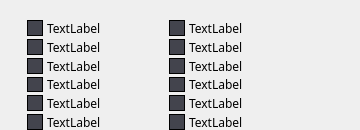
    <widget class="QFrame" name="Legend">
     <property name="sizePolicy">
      <sizepolicy hsizetype="Preferred" vsizetype="Fixed">
       <horstretch>0</horstretch>
       <verstretch>2</verstretch>
      </sizepolicy>
     </property>
     <property name="minimumSize">
      <size>
       <width>150</width>
       <height>130</height>
      </size>
     </property>
     <property name="maximumSize">
      <size>
       <width>16777215</width>
       <height>130</height>
      </size>
     </property>
     <layout class="QHBoxLayout" name="horizontalLayout" stretch="2,6,4">
      <property name="sizeConstraint">
       <enum>QLayout::SetDefaultConstraint</enum>
      </property>
      <property name="leftMargin">
       <number>0</number>
      </property>
      <property name="topMargin">
       <number>0</number>
      </property>
      <property name="rightMargin">
       <number>0</number>
      </property>
      <property name="bottomMargin">
       <number>0</number>
      </property>
      <item>
       <spacer name="horizontalSpacer_3">
        <property name="orientation">
         <enum>Qt::Horizontal</enum>
        </property>
        <property name="sizeHint" stdset="0">
         <size>
          <width>40</width>
          <height>20</height>
         </size>
        </property>
       </spacer>
      </item>
      <item>
       <widget class="QWidget" name="widget" native="true">
        <property name="sizePolicy">
         <sizepolicy hsizetype="Fixed" vsizetype="Fixed">
          <horstretch>0</horstretch>
          <verstretch>0</verstretch>
         </sizepolicy>
        </property>
        <property name="minimumSize">
         <size>
          <width>280</width>
          <height>130</height>
         </size>
        </property>
        <property name="maximumSize">
         <size>
          <width>280</width>
          <height>130</height>
         </size>
        </property>
        <property name="styleSheet">
         <string notr="true"/>
        </property>
        <layout class="QGridLayout" name="gridLayout_3">
         <property name="leftMargin">
          <number>0</number>
         </property>
         <property name="topMargin">
          <number>20</number>
         </property>
         <property name="rightMargin">
          <number>0</number>
         </property>
         <property name="bottomMargin">
          <number>0</number>
         </property>
         <property name="horizontalSpacing">
          <number>4</number>
         </property>
         <property name="verticalSpacing">
          <number>3</number>
         </property>
         <item row="5" column="2">
          <widget class="QLabel" name="lblColor12">
           <property name="sizePolicy">
            <sizepolicy hsizetype="Fixed" vsizetype="Fixed">
             <horstretch>0</horstretch>
             <verstretch>0</verstretch>
            </sizepolicy>
           </property>
           <property name="minimumSize">
            <size>
             <width>16</width>
             <height>8</height>
            </size>
           </property>
           <property name="styleSheet">
            <string notr="true">background-color: rgb(67, 68, 77);
border-color: rgb(42, 42, 42);</string>
           </property>
           <property name="frameShape">
            <enum>QFrame::Box</enum>
           </property>
           <property name="frameShadow">
            <enum>QFrame::Plain</enum>
           </property>
           <property name="lineWidth">
            <number>1</number>
           </property>
           <property name="text">
            <string/>
           </property>
          </widget>
         </item>
         <item row="1" column="1">
          <widget class="QLabel" name="lbl2">
           <property name="sizePolicy">
            <sizepolicy hsizetype="Preferred" vsizetype="Preferred">
             <horstretch>0</horstretch>
             <verstretch>0</verstretch>
            </sizepolicy>
           </property>
           <property name="minimumSize">
            <size>
             <width>80</width>
             <height>10</height>
            </size>
           </property>
           <property name="font">
            <font>
             <family>Fira Sans</family>
            </font>
           </property>
           <property name="text">
            <string>TextLabel</string>
           </property>
          </widget>
         </item>
         <item row="5" column="0">
          <widget class="QLabel" name="lblColor6">
           <property name="sizePolicy">
            <sizepolicy hsizetype="Fixed" vsizetype="Fixed">
             <horstretch>0</horstretch>
             <verstretch>0</verstretch>
            </sizepolicy>
           </property>
           <property name="minimumSize">
            <size>
             <width>16</width>
             <height>8</height>
            </size>
           </property>
           <property name="styleSheet">
            <string notr="true">background-color: rgb(67, 68, 77);
border-color: rgb(42, 42, 42);</string>
           </property>
           <property name="frameShape">
            <enum>QFrame::Box</enum>
           </property>
           <property name="frameShadow">
            <enum>QFrame::Plain</enum>
           </property>
           <property name="lineWidth">
            <number>1</number>
           </property>
           <property name="text">
            <string/>
           </property>
          </widget>
         </item>
         <item row="3" column="3">
          <widget class="QLabel" name="lbl10">
           <property name="sizePolicy">
            <sizepolicy hsizetype="Preferred" vsizetype="Preferred">
             <horstretch>0</horstretch>
             <verstretch>0</verstretch>
            </sizepolicy>
           </property>
           <property name="minimumSize">
            <size>
             <width>80</width>
             <height>10</height>
            </size>
           </property>
           <property name="font">
            <font>
             <family>Fira Sans</family>
            </font>
           </property>
           <property name="text">
            <string>TextLabel</string>
           </property>
          </widget>
         </item>
         <item row="5" column="1">
          <widget class="QLabel" name="lbl6">
           <property name="sizePolicy">
            <sizepolicy hsizetype="Preferred" vsizetype="Preferred">
             <horstretch>0</horstretch>
             <verstretch>0</verstretch>
            </sizepolicy>
           </property>
           <property name="minimumSize">
            <size>
             <width>80</width>
             <height>10</height>
            </size>
           </property>
           <property name="font">
            <font>
             <family>Fira Sans</family>
            </font>
           </property>
           <property name="text">
            <string>TextLabel</string>
           </property>
          </widget>
         </item>
         <item row="1" column="3">
          <widget class="QLabel" name="lbl8">
           <property name="sizePolicy">
            <sizepolicy hsizetype="Preferred" vsizetype="Preferred">
             <horstretch>0</horstretch>
             <verstretch>0</verstretch>
            </sizepolicy>
           </property>
           <property name="minimumSize">
            <size>
             <width>80</width>
             <height>10</height>
            </size>
           </property>
           <property name="font">
            <font>
             <family>Fira Sans</family>
            </font>
           </property>
           <property name="text">
            <string>TextLabel</string>
           </property>
          </widget>
         </item>
         <item row="0" column="2">
          <widget class="QLabel" name="lblColor7">
           <property name="sizePolicy">
            <sizepolicy hsizetype="Fixed" vsizetype="Fixed">
             <horstretch>0</horstretch>
             <verstretch>0</verstretch>
            </sizepolicy>
           </property>
           <property name="minimumSize">
            <size>
             <width>16</width>
             <height>8</height>
            </size>
           </property>
           <property name="styleSheet">
            <string notr="true">background-color: rgb(67, 68, 77);
border-color: rgb(42, 42, 42);</string>
           </property>
           <property name="frameShape">
            <enum>QFrame::Box</enum>
           </property>
           <property name="frameShadow">
            <enum>QFrame::Plain</enum>
           </property>
           <property name="lineWidth">
            <number>1</number>
           </property>
           <property name="text">
            <string/>
           </property>
          </widget>
         </item>
         <item row="4" column="2">
          <widget class="QLabel" name="lblColor11">
           <property name="sizePolicy">
            <sizepolicy hsizetype="Fixed" vsizetype="Fixed">
             <horstretch>0</horstretch>
             <verstretch>0</verstretch>
            </sizepolicy>
           </property>
           <property name="minimumSize">
            <size>
             <width>16</width>
             <height>8</height>
            </size>
           </property>
           <property name="styleSheet">
            <string notr="true">background-color: rgb(67, 68, 77);
border-color: rgb(42, 42, 42);</string>
           </property>
           <property name="frameShape">
            <enum>QFrame::Box</enum>
           </property>
           <property name="frameShadow">
            <enum>QFrame::Plain</enum>
           </property>
           <property name="lineWidth">
            <number>1</number>
           </property>
           <property name="text">
            <string/>
           </property>
          </widget>
         </item>
         <item row="4" column="3">
          <widget class="QLabel" name="lbl11">
           <property name="sizePolicy">
            <sizepolicy hsizetype="Preferred" vsizetype="Preferred">
             <horstretch>0</horstretch>
             <verstretch>0</verstretch>
            </sizepolicy>
           </property>
           <property name="minimumSize">
            <size>
             <width>80</width>
             <height>10</height>
            </size>
           </property>
           <property name="font">
            <font>
             <family>Fira Sans</family>
            </font>
           </property>
           <property name="text">
            <string>TextLabel</string>
           </property>
          </widget>
         </item>
         <item row="4" column="0">
          <widget class="QLabel" name="lblColor5">
           <property name="sizePolicy">
            <sizepolicy hsizetype="Fixed" vsizetype="Fixed">
             <horstretch>0</horstretch>
             <verstretch>0</verstretch>
            </sizepolicy>
           </property>
           <property name="minimumSize">
            <size>
             <width>16</width>
             <height>8</height>
            </size>
           </property>
           <property name="styleSheet">
            <string notr="true">background-color: rgb(67, 68, 77);
border-color: rgb(42, 42, 42);</string>
           </property>
           <property name="frameShape">
            <enum>QFrame::Box</enum>
           </property>
           <property name="frameShadow">
            <enum>QFrame::Plain</enum>
           </property>
           <property name="lineWidth">
            <number>1</number>
           </property>
           <property name="text">
            <string/>
           </property>
          </widget>
         </item>
         <item row="3" column="2">
          <widget class="QLabel" name="lblColor10">
           <property name="sizePolicy">
            <sizepolicy hsizetype="Fixed" vsizetype="Fixed">
             <horstretch>0</horstretch>
             <verstretch>0</verstretch>
            </sizepolicy>
           </property>
           <property name="minimumSize">
            <size>
             <width>16</width>
             <height>8</height>
            </size>
           </property>
           <property name="styleSheet">
            <string notr="true">background-color: rgb(67, 68, 77);
border-color: rgb(42, 42, 42);</string>
           </property>
           <property name="frameShape">
            <enum>QFrame::Box</enum>
           </property>
           <property name="frameShadow">
            <enum>QFrame::Plain</enum>
           </property>
           <property name="lineWidth">
            <number>1</number>
           </property>
           <property name="text">
            <string/>
           </property>
          </widget>
         </item>
         <item row="3" column="0">
          <widget class="QLabel" name="lblColor4">
           <property name="sizePolicy">
            <sizepolicy hsizetype="Fixed" vsizetype="Fixed">
             <horstretch>0</horstretch>
             <verstretch>0</verstretch>
            </sizepolicy>
           </property>
           <property name="minimumSize">
            <size>
             <width>16</width>
             <height>8</height>
            </size>
           </property>
           <property name="styleSheet">
            <string notr="true">background-color: rgb(67, 68, 77);
border-color: rgb(42, 42, 42);</string>
           </property>
           <property name="frameShape">
            <enum>QFrame::Box</enum>
           </property>
           <property name="frameShadow">
            <enum>QFrame::Plain</enum>
           </property>
           <property name="lineWidth">
            <number>1</number>
           </property>
           <property name="text">
            <string/>
           </property>
          </widget>
         </item>
         <item row="2" column="0">
          <widget class="QLabel" name="lblColor3">
           <property name="sizePolicy">
            <sizepolicy hsizetype="Fixed" vsizetype="Fixed">
             <horstretch>0</horstretch>
             <verstretch>0</verstretch>
            </sizepolicy>
           </property>
           <property name="minimumSize">
            <size>
             <width>16</width>
             <height>8</height>
            </size>
           </property>
           <property name="styleSheet">
            <string notr="true">background-color: rgb(67, 68, 77);
border-color: rgb(42, 42, 42);</string>
           </property>
           <property name="frameShape">
            <enum>QFrame::Box</enum>
           </property>
           <property name="frameShadow">
            <enum>QFrame::Plain</enum>
           </property>
           <property name="lineWidth">
            <number>1</number>
           </property>
           <property name="text">
            <string/>
           </property>
          </widget>
         </item>
         <item row="2" column="3">
          <widget class="QLabel" name="lbl9">
           <property name="sizePolicy">
            <sizepolicy hsizetype="Preferred" vsizetype="Preferred">
             <horstretch>0</horstretch>
             <verstretch>0</verstretch>
            </sizepolicy>
           </property>
           <property name="minimumSize">
            <size>
             <width>80</width>
             <height>10</height>
            </size>
           </property>
           <property name="font">
            <font>
             <family>Fira Sans</family>
            </font>
           </property>
           <property name="text">
            <string>TextLabel</string>
           </property>
          </widget>
         </item>
         <item row="0" column="3">
          <widget class="QLabel" name="lbl7">
           <property name="sizePolicy">
            <sizepolicy hsizetype="Preferred" vsizetype="Preferred">
             <horstretch>0</horstretch>
             <verstretch>0</verstretch>
            </sizepolicy>
           </property>
           <property name="minimumSize">
            <size>
             <width>80</width>
             <height>10</height>
            </size>
           </property>
           <property name="font">
            <font>
             <family>Fira Sans</family>
            </font>
           </property>
           <property name="text">
            <string>TextLabel</string>
           </property>
          </widget>
         </item>
         <item row="5" column="3">
          <widget class="QLabel" name="lbl12">
           <property name="sizePolicy">
            <sizepolicy hsizetype="Preferred" vsizetype="Preferred">
             <horstretch>0</horstretch>
             <verstretch>0</verstretch>
            </sizepolicy>
           </property>
           <property name="minimumSize">
            <size>
             <width>80</width>
             <height>10</height>
            </size>
           </property>
           <property name="font">
            <font>
             <family>Fira Sans</family>
            </font>
           </property>
           <property name="text">
            <string>TextLabel</string>
           </property>
          </widget>
         </item>
         <item row="4" column="1">
          <widget class="QLabel" name="lbl5">
           <property name="sizePolicy">
            <sizepolicy hsizetype="Preferred" vsizetype="Preferred">
             <horstretch>0</horstretch>
             <verstretch>0</verstretch>
            </sizepolicy>
           </property>
           <property name="minimumSize">
            <size>
             <width>80</width>
             <height>10</height>
            </size>
           </property>
           <property name="font">
            <font>
             <family>Fira Sans</family>
            </font>
           </property>
           <property name="text">
            <string>TextLabel</string>
           </property>
          </widget>
         </item>
         <item row="3" column="1">
          <widget class="QLabel" name="lbl4">
           <property name="sizePolicy">
            <sizepolicy hsizetype="Preferred" vsizetype="Preferred">
             <horstretch>0</horstretch>
             <verstretch>0</verstretch>
            </sizepolicy>
           </property>
           <property name="minimumSize">
            <size>
             <width>80</width>
             <height>10</height>
            </size>
           </property>
           <property name="font">
            <font>
             <family>Fira Sans</family>
            </font>
           </property>
           <property name="text">
            <string>TextLabel</string>
           </property>
          </widget>
         </item>
         <item row="1" column="2">
          <widget class="QLabel" name="lblColor8">
           <property name="sizePolicy">
            <sizepolicy hsizetype="Fixed" vsizetype="Fixed">
             <horstretch>0</horstretch>
             <verstretch>0</verstretch>
            </sizepolicy>
           </property>
           <property name="minimumSize">
            <size>
             <width>16</width>
             <height>8</height>
            </size>
           </property>
           <property name="styleSheet">
            <string notr="true">background-color: rgb(67, 68, 77);
border-color: rgb(42, 42, 42);</string>
           </property>
           <property name="frameShape">
            <enum>QFrame::Box</enum>
           </property>
           <property name="frameShadow">
            <enum>QFrame::Plain</enum>
           </property>
           <property name="lineWidth">
            <number>1</number>
           </property>
           <property name="text">
            <string/>
           </property>
          </widget>
         </item>
         <item row="2" column="1">
          <widget class="QLabel" name="lbl3">
           <property name="sizePolicy">
            <sizepolicy hsizetype="Preferred" vsizetype="Preferred">
             <horstretch>0</horstretch>
             <verstretch>0</verstretch>
            </sizepolicy>
           </property>
           <property name="minimumSize">
            <size>
             <width>80</width>
             <height>10</height>
            </size>
           </property>
           <property name="font">
            <font>
             <family>Fira Sans</family>
            </font>
           </property>
           <property name="text">
            <string>TextLabel</string>
           </property>
          </widget>
         </item>
         <item row="1" column="0">
          <widget class="QLabel" name="lblColor2">
           <property name="sizePolicy">
            <sizepolicy hsizetype="Fixed" vsizetype="Fixed">
             <horstretch>0</horstretch>
             <verstretch>0</verstretch>
            </sizepolicy>
           </property>
           <property name="minimumSize">
            <size>
             <width>16</width>
             <height>8</height>
            </size>
           </property>
           <property name="styleSheet">
            <string notr="true">background-color: rgb(67, 68, 77);
border-color: rgb(42, 42, 42);</string>
           </property>
           <property name="frameShape">
            <enum>QFrame::Box</enum>
           </property>
           <property name="frameShadow">
            <enum>QFrame::Plain</enum>
           </property>
           <property name="lineWidth">
            <number>1</number>
           </property>
           <property name="text">
            <string/>
           </property>
          </widget>
         </item>
         <item row="2" column="2">
          <widget class="QLabel" name="lblColor9">
           <property name="sizePolicy">
            <sizepolicy hsizetype="Fixed" vsizetype="Fixed">
             <horstretch>0</horstretch>
             <verstretch>0</verstretch>
            </sizepolicy>
           </property>
           <property name="minimumSize">
            <size>
             <width>16</width>
             <height>8</height>
            </size>
           </property>
           <property name="styleSheet">
            <string notr="true">background-color: rgb(67, 68, 77);
border-color: rgb(42, 42, 42);</string>
           </property>
           <property name="frameShape">
            <enum>QFrame::Box</enum>
           </property>
           <property name="frameShadow">
            <enum>QFrame::Plain</enum>
           </property>
           <property name="lineWidth">
            <number>1</number>
           </property>
           <property name="text">
            <string/>
           </property>
          </widget>
         </item>
         <item row="0" column="1">
          <widget class="QLabel" name="lbl">
           <property name="sizePolicy">
            <sizepolicy hsizetype="Preferred" vsizetype="Preferred">
             <horstretch>0</horstretch>
             <verstretch>0</verstretch>
            </sizepolicy>
           </property>
           <property name="minimumSize">
            <size>
             <width>80</width>
             <height>10</height>
            </size>
           </property>
           <property name="font">
            <font>
             <family>Fira Sans</family>
            </font>
           </property>
           <property name="text">
            <string>TextLabel</string>
           </property>
          </widget>
         </item>
         <item row="0" column="0">
          <widget class="QLabel" name="lblColor">
           <property name="sizePolicy">
            <sizepolicy hsizetype="Fixed" vsizetype="Fixed">
             <horstretch>0</horstretch>
             <verstretch>0</verstretch>
            </sizepolicy>
           </property>
           <property name="minimumSize">
            <size>
             <width>16</width>
             <height>8</height>
            </size>
           </property>
           <property name="styleSheet">
            <string notr="true">background-color: rgb(67, 68, 77);
border-color: rgb(42, 42, 42);</string>
           </property>
           <property name="frameShape">
            <enum>QFrame::Box</enum>
           </property>
           <property name="frameShadow">
            <enum>QFrame::Plain</enum>
           </property>
           <property name="lineWidth">
            <number>1</number>
           </property>
           <property name="text">
            <string/>
           </property>
          </widget>
         </item>
        </layout>
       </widget>
      </item>
      <item>
       <spacer name="horizontalSpacer_5">
        <property name="orientation">
         <enum>Qt::Horizontal</enum>
        </property>
        <property name="sizeHint" stdset="0">
         <size>
          <width>40</width>
          <height>20</height>
         </size>
        </property>
       </spacer>
      </item>
     </layout>
    </widget>
